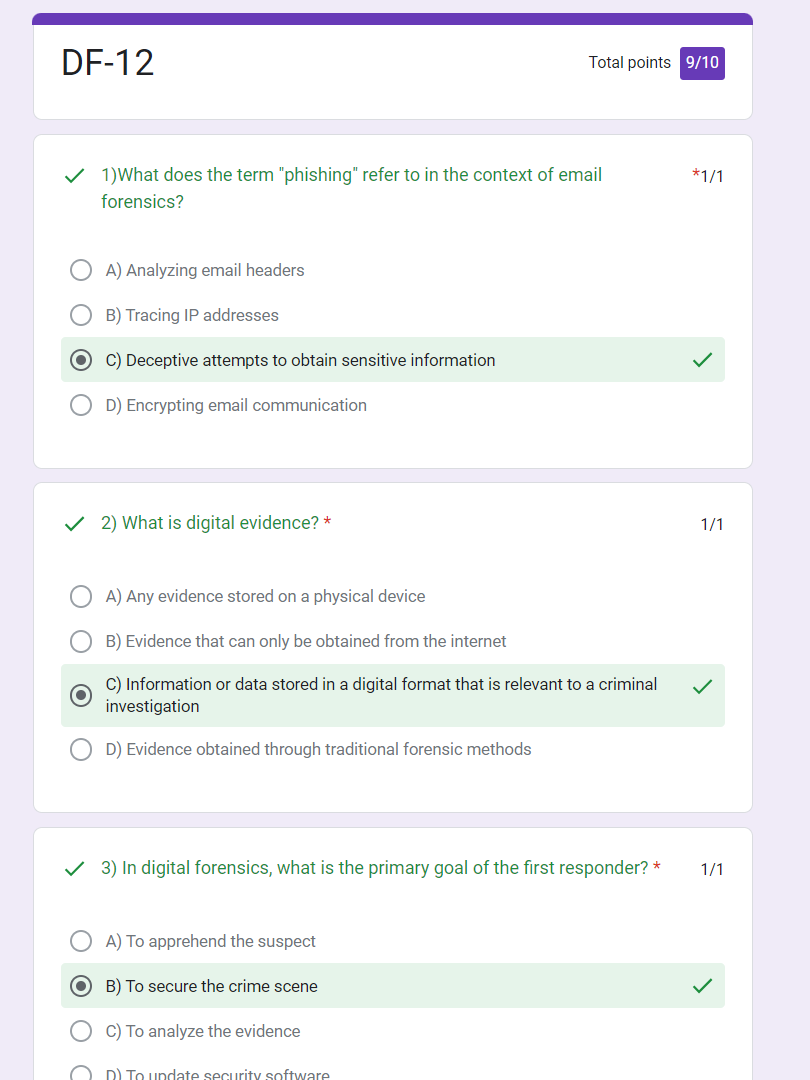
#> input picture source-code/ml/opencv/data/Screenshot (126).png, 810 x 1080 px, found by its file name; its folder holds 4 pictures in this run
$ python A4_resize_script.py
#> lines starting #> are read from the running program, lines starting #| are printed output that depends on the picture
import cv2
import os


def resize_images(input_folder, output_folder, target_ratio):
#> called with target_ratio = 0.709
    if not os.path.exists(output_folder):
        os.makedirs(output_folder)

    for filename in os.listdir(input_folder):
        if filename.endswith(('.png', '.jpg', '.jpeg')):
            input_path = os.path.join(input_folder, filename)
            output_path = os.path.join(output_folder, filename)

            img = cv2.imread(input_path)
#> img is the input picture: shape (1080, 810, 3); mean B, G, R 246.7, 244.6, 243.8

            new_height = int(img.shape[1] / target_ratio)
#> new_height = 1142

            resized_img = cv2.resize(img, (img.shape[1], new_height))
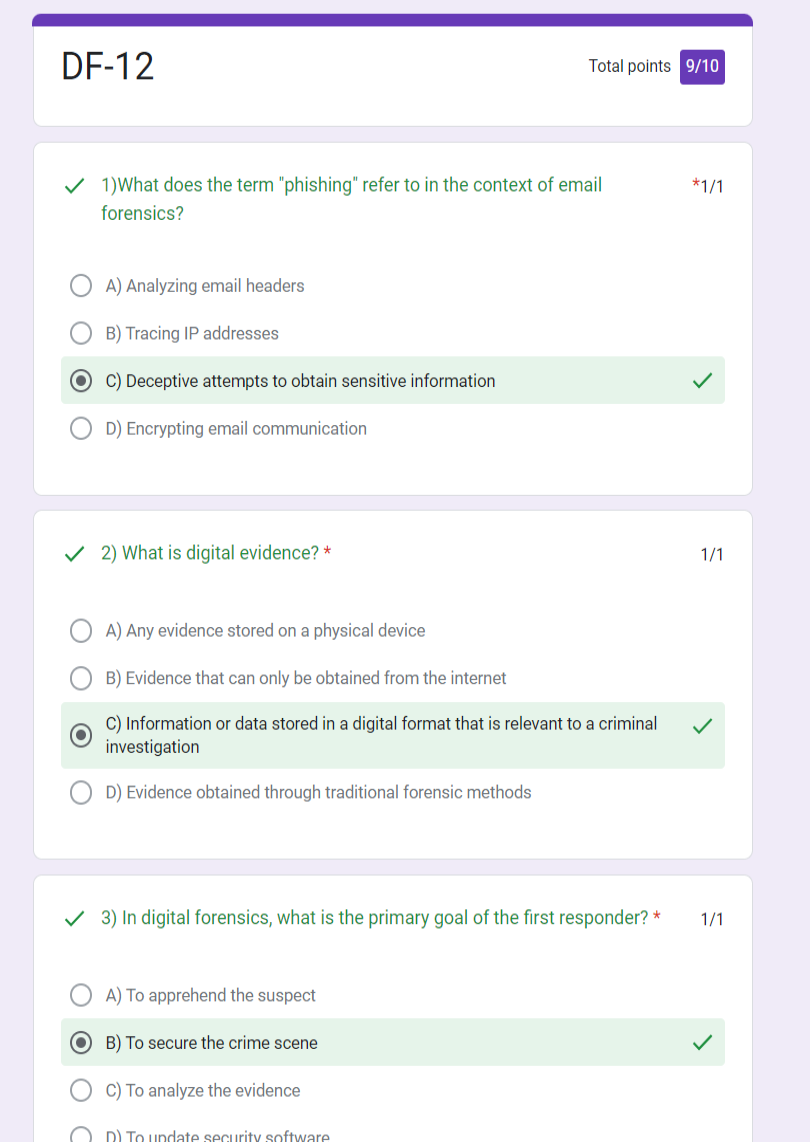
#> resized_img: shape (1142, 810, 3); mean B, G, R 246.7, 244.6, 243.8

            cv2.imwrite(output_path, resized_img)
#> pass 2 of the loop in resize_images, `for filename in os.listdir(input_folder):`:
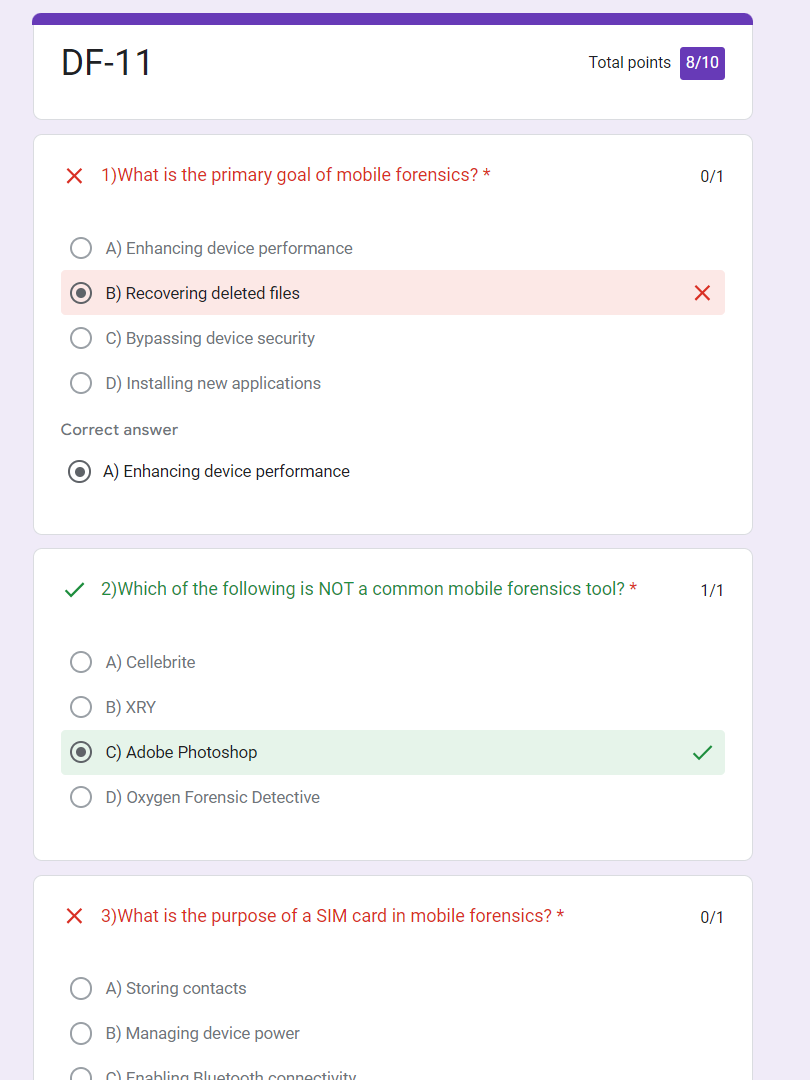
#> input picture source-code/ml/opencv/data/Screenshot (127).png, 810 x 1080 px, found by its file name
#> in resize_images, img is the input picture: shape (1080, 810, 3); mean B, G, R 248.3, 245.3, 247.1
#> in resize_images, `resized_img = cv2.resize(img, (img.shape[1], new_height))`:
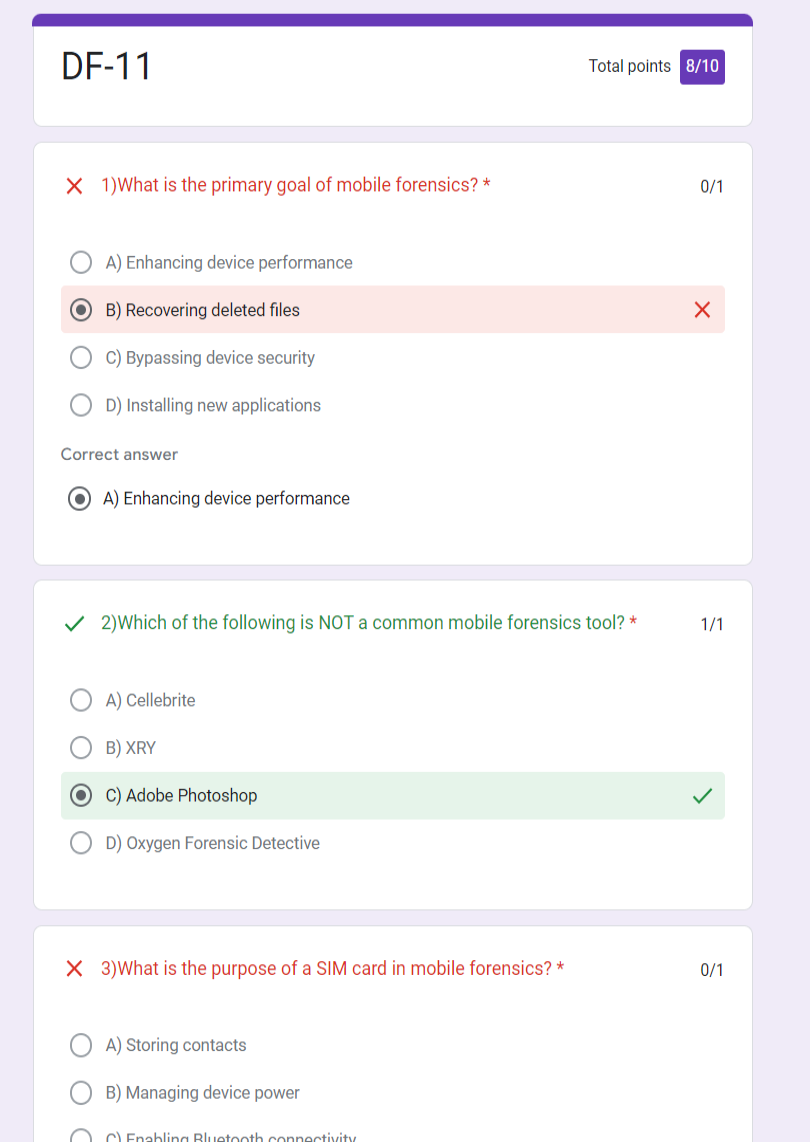
#> resized_img: shape (1142, 810, 3); mean B, G, R 248.3, 245.3, 247.1
#> pass 3 of the loop in resize_images, `for filename in os.listdir(input_folder):`:
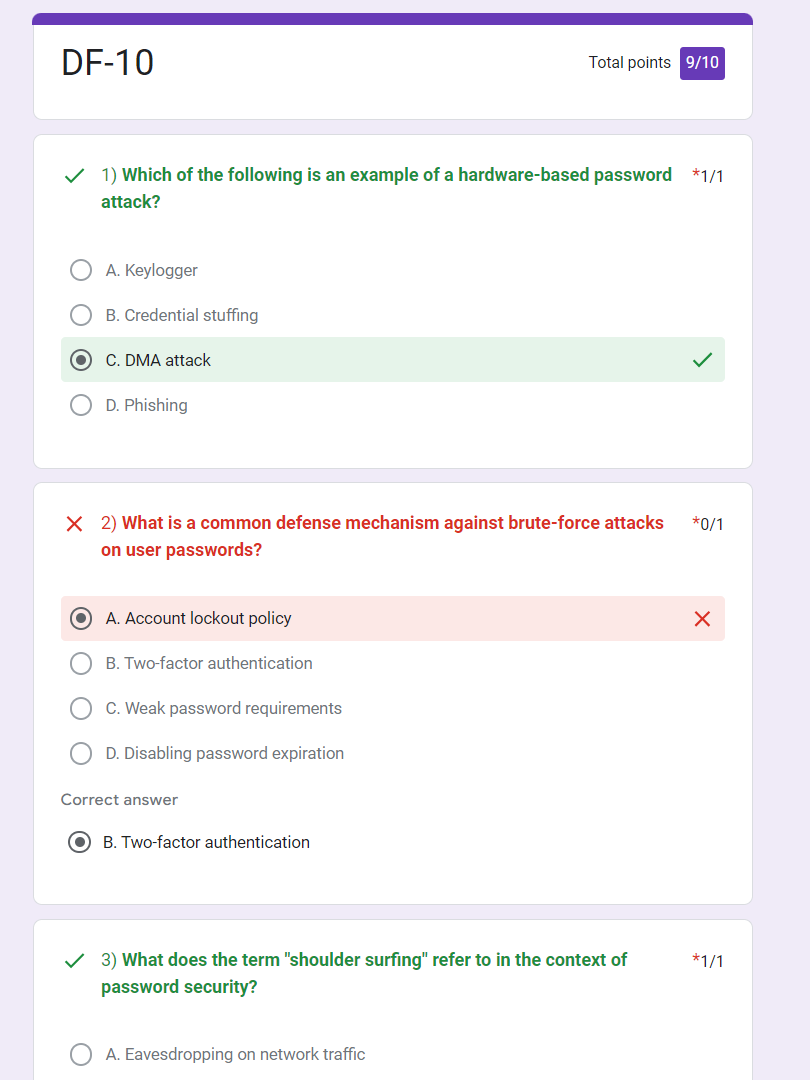
#> input picture source-code/ml/opencv/data/Screenshot (128).png, 810 x 1080 px, found by its file name
#> in resize_images, img is the input picture: shape (1080, 810, 3); mean B, G, R 247.3, 244.7, 246.2
#> in resize_images, `resized_img = cv2.resize(img, (img.shape[1], new_height))`:
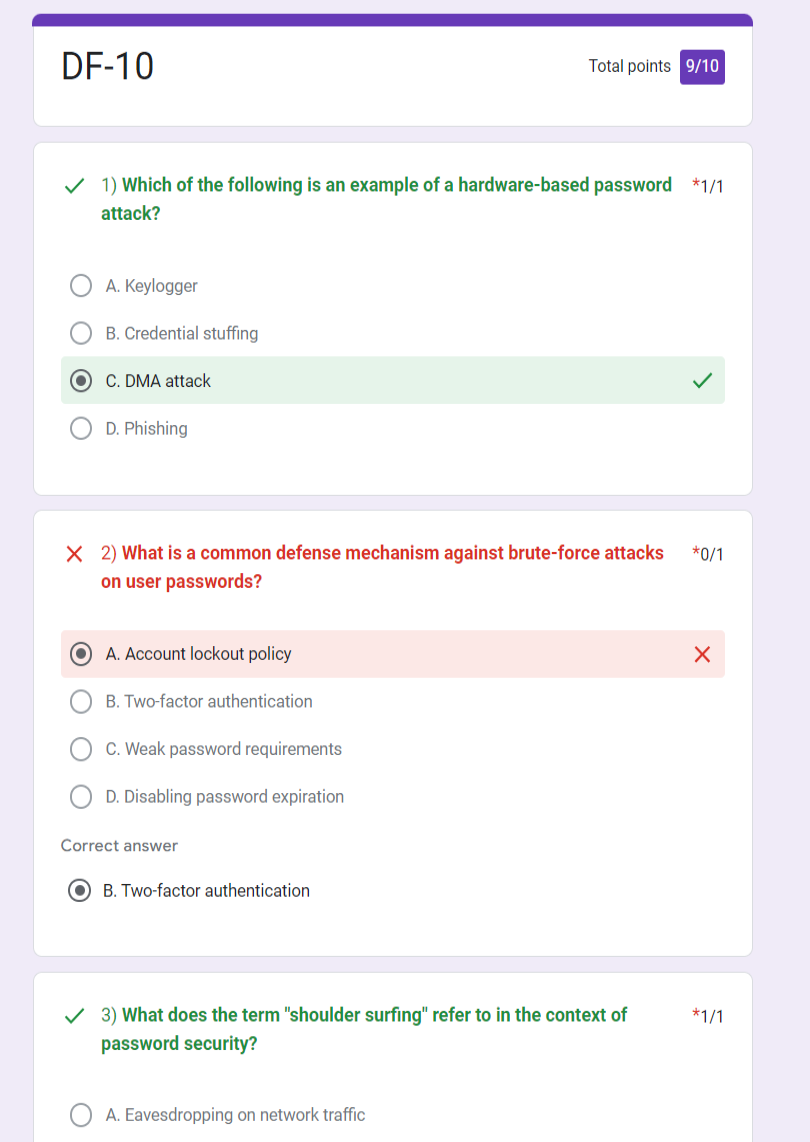
#> resized_img: shape (1142, 810, 3); mean B, G, R 247.3, 244.7, 246.2
#> the loop made 4 passes; the first 3 are shown


if __name__ == "__main__":
    input_folder = r"C:\Users\pradi\OneDrive\Documents\classroom\ml\opencv\data"
    output_folder = r"C:\Users\pradi\OneDrive\Documents\classroom\ml\opencv\image"

    resize_images(input_folder, output_folder, 0.7092198581560284)
